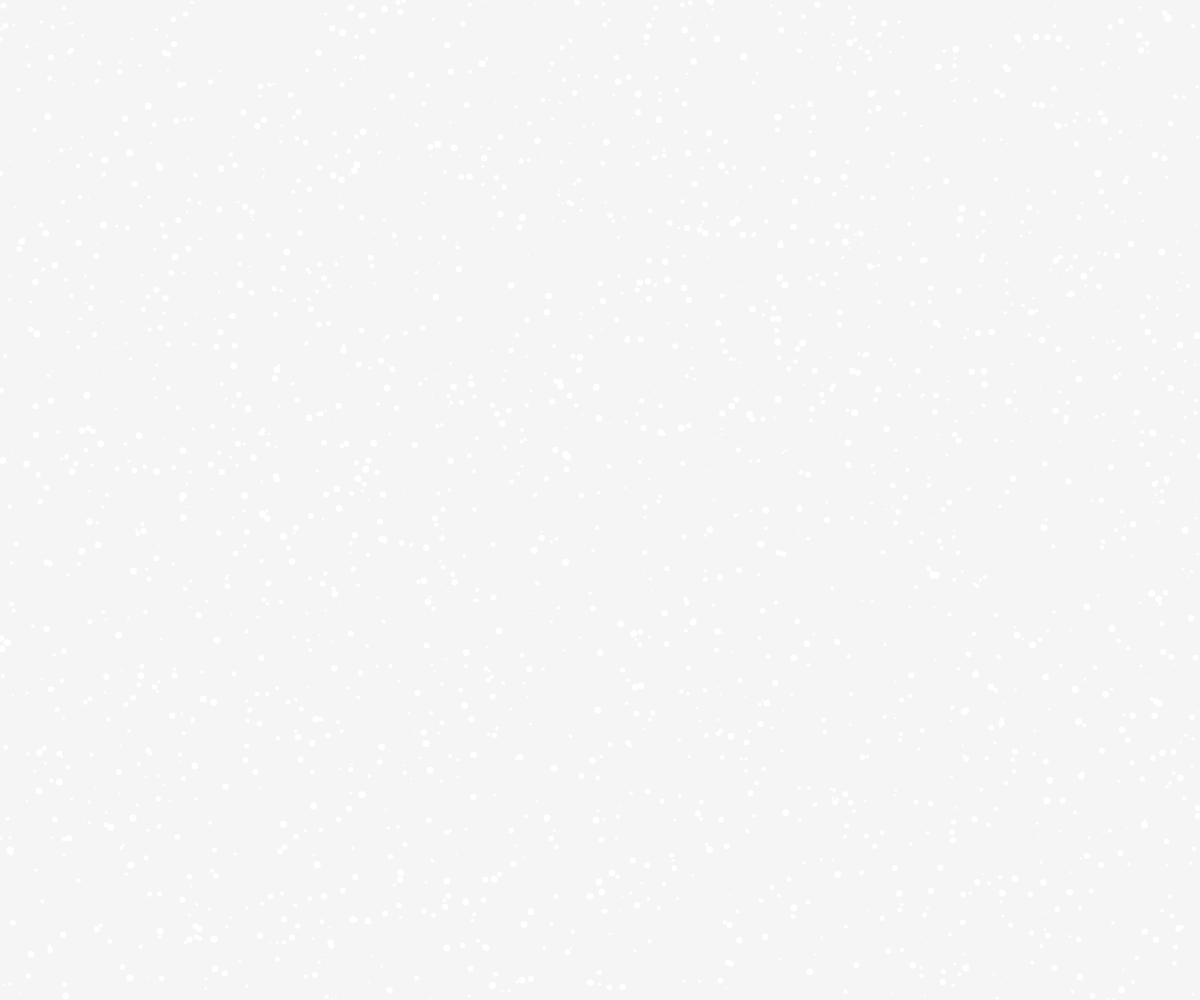
Frame 1 (no input)
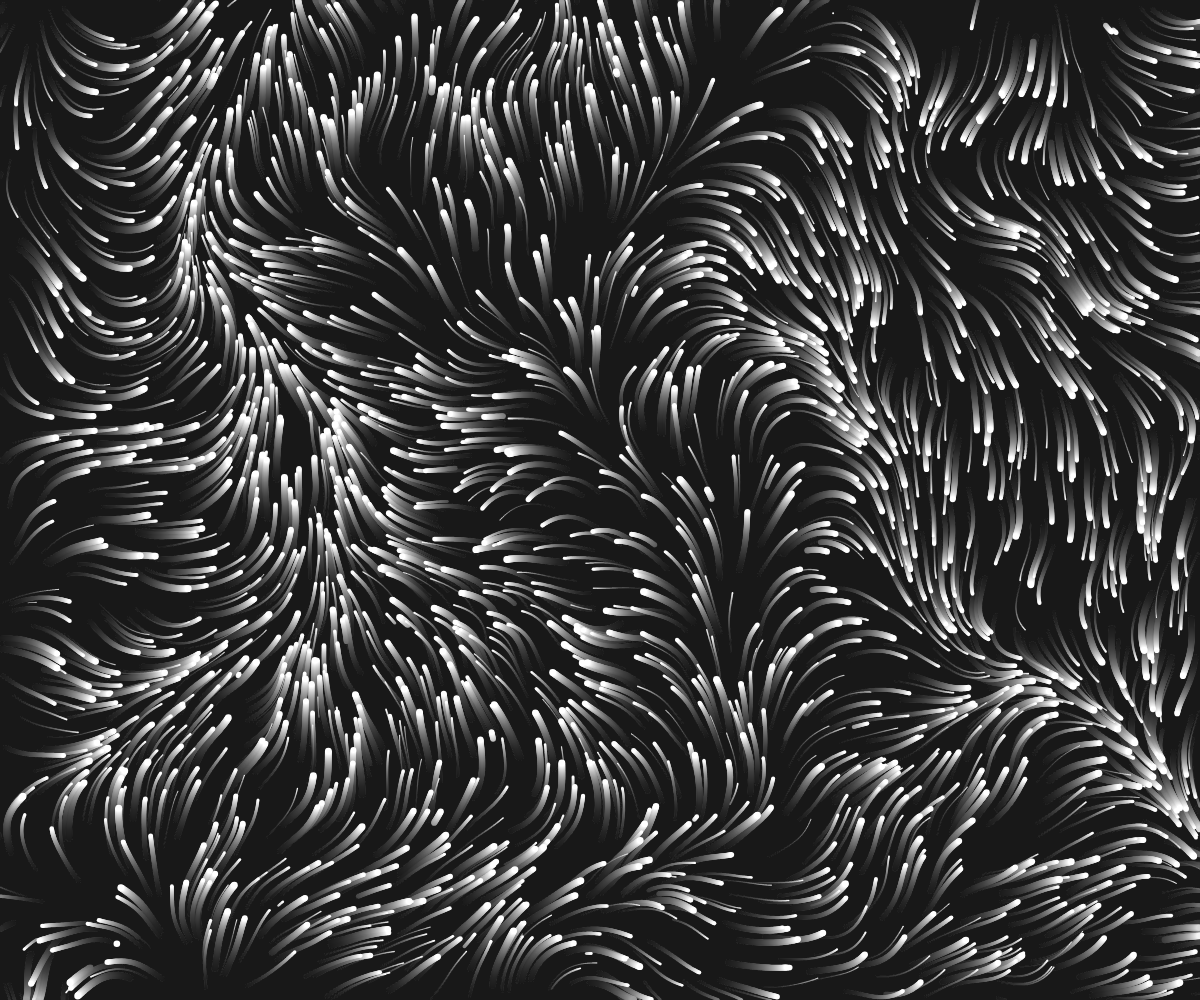
Frame 60 (no input)
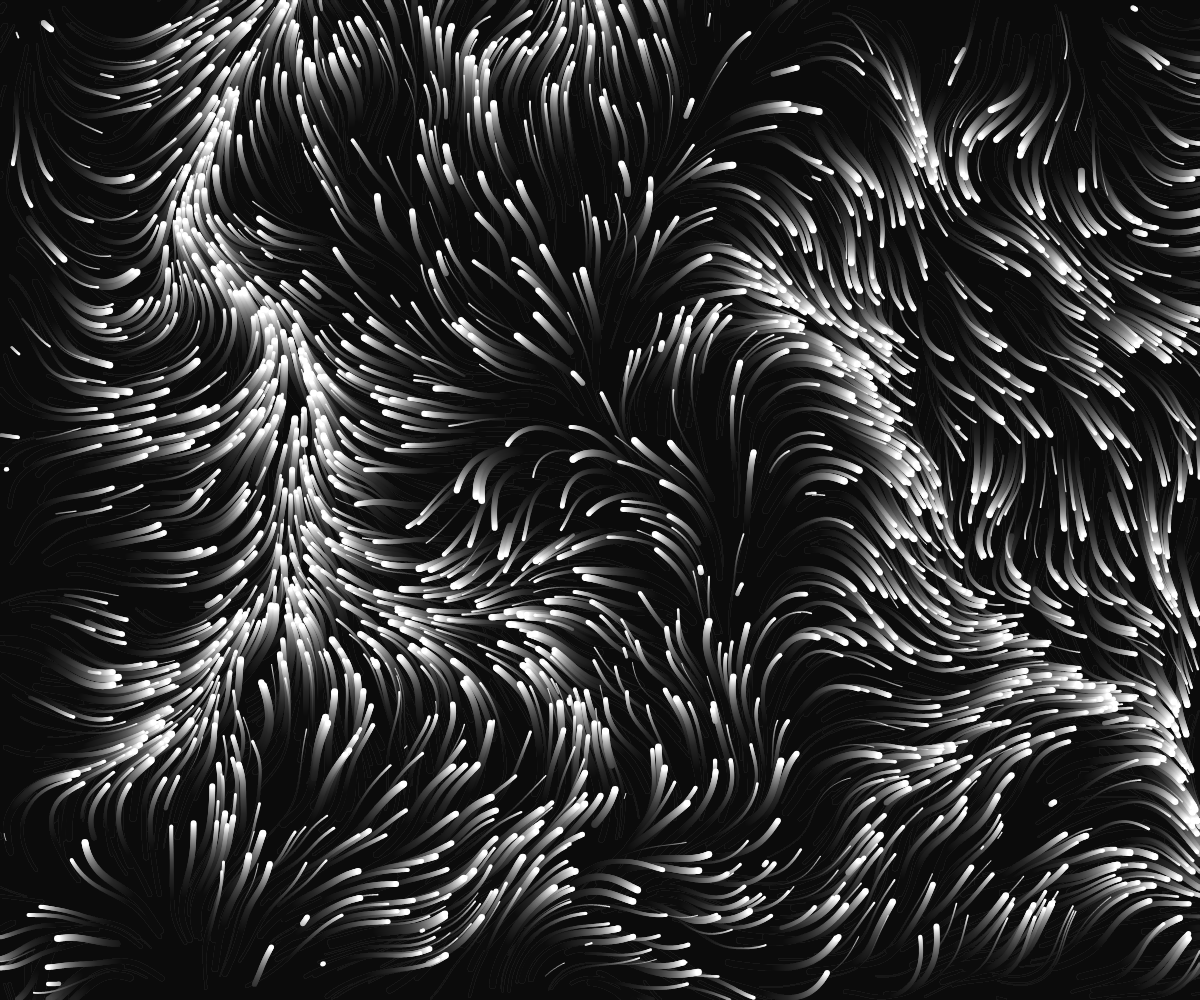
Frame 120 (the mouse pressed at the canvas centre since frame 60)

The p5.js sketch that drew these frames (run headless with seeded random() and noise() and a simulated clock; from frame 60 on, the mouse is pressed at the canvas centre):

// p5.js sketch
// ── sketch.js
function preload() {
}

let noiseScale = 500; 
let noiseSmoothness = 2;
let particles = [];
let c1, c2;

function setup() {
  createCanvas(windowWidth, windowHeight);
  angleMode(DEGREES);
  noStroke();
  
  for (let i=0; i<width*2; i++) {
    let loc = createVector(random(width*1.2), random(height), random(1,7));
    let angle = 0; //any value to initialize
    let dir = createVector(cos(angle), sin(angle));
    let speed = random(0.5,2);
    
     particles[i]= new Particle(loc, dir, speed);
    //particles.push(new Particle(loc, dir, speed));
  }
}

function draw() {
   background(0, 10);
  for (let i=0; i<particles.length; i++) {
    particles[i].run();
  }
}

class Particle {
  constructor(loc, dir, speed){
    this.loc = loc;
    this.dir = dir;
    this.speed = speed;
  	// var col;
  }
  run() {
    this.move();
    this.checkEdges();
    this.update();
  }
  move(){
    let angle = noise(this.loc.x/noiseScale, this.loc.y/noiseScale, frameCount/noiseScale)* 360 * noiseSmoothness;
    this.dir.x = cos(angle);
    this.dir.y = sin(angle);
    
    let vel = this.dir;
    let d = 1;  //direction change 
   
    vel * this.speed*d;
    this.loc.add(vel);
  }
  checkEdges(){
    // relocate objects when they arrive outside of canva
    if (this.loc.x<0 || this.loc.x>width || this.loc.y<0 || this.loc.y>height) {    
      this.loc.x = random(width*1.2);
      this.loc.y = random(height);
    }
  }
  update(){
    //MOVE TO CHANGE COLOR
    //let firstColor = color(255, map(mouseX, 0, width, 0, 255), map(mouseY, 0, width, 0, 255));
    // let firstColorG = color(map(mouseX, 0, width, 0, 100));
    // let firstColorB = color(map(mouseX, 0, width, 0, 255));
    // let firstColor = color(firstColorR, firstColorB, firstColorG);
    //let secondColor = color(map(mouseY, 0, height, 0, 255));
    // let inter = map(this.loc.y, 0, height, 0, 1);
    // let c = lerpColor(firstColor, secondColor, inter);
    //fill(c);
    ellipse(this.loc.x, this.loc.y, this.loc.z);
  }
  
}
function mouseWheel()  {
  console.log("wheel to change color");
    let myColor = color(random(255), random(255), random(255))
    fill(myColor);
}
